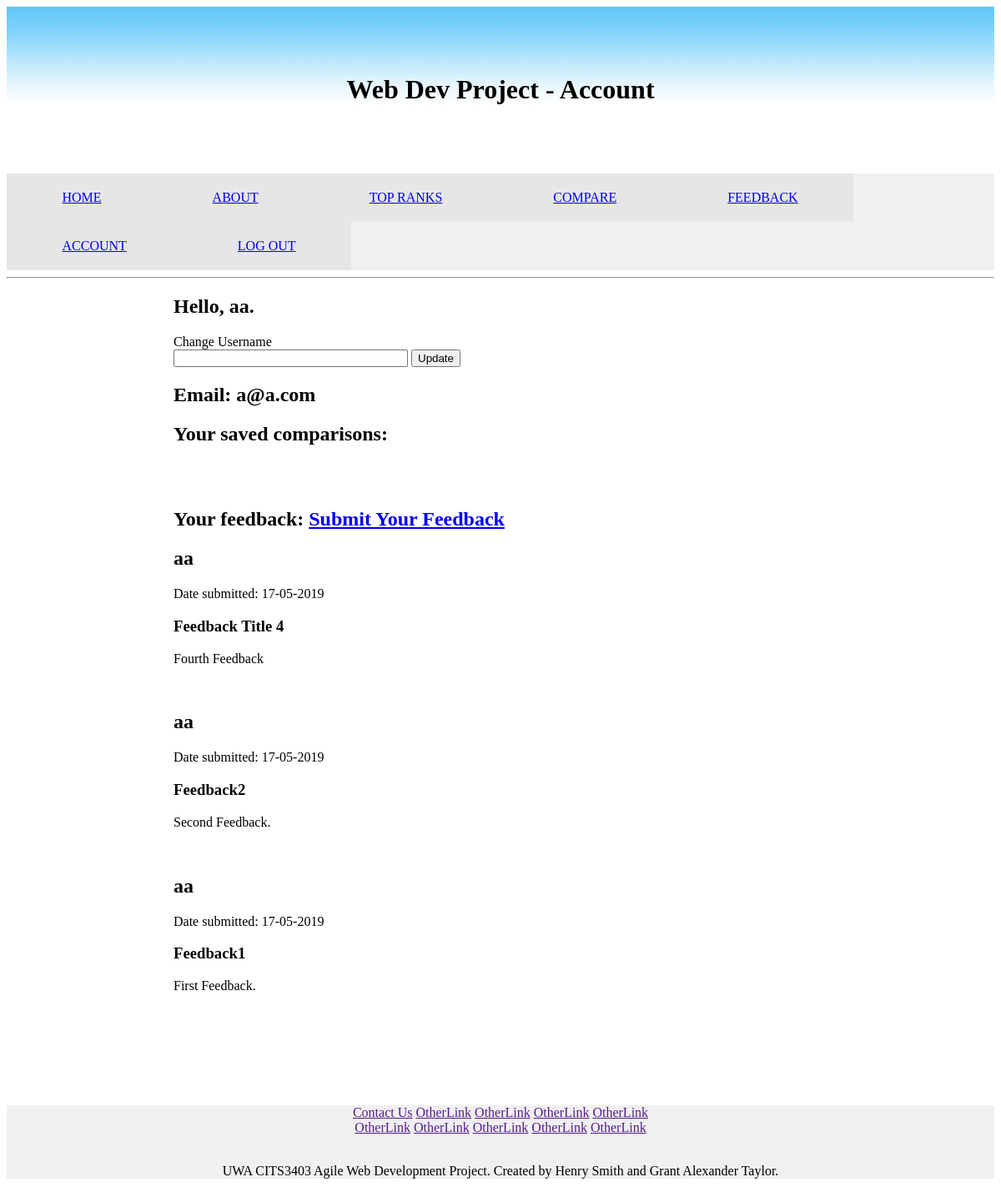
Page /account (signed in) on the committed database.
### app/models.py (models this page shows, shortened)
class User(UserMixin, db.Model):
    id = db.Column(db.Integer, primary_key=True)
    username = db.Column(db.String(64), index=True, unique=True)
    email = db.Column(db.String(120), index=True, unique=True)
    password_hash = db.Column(db.String(128))
    admin = db.Column(db.Boolean)
    feedback = db.relationship('Feedback', backref='user', lazy=True)

class Feedback(db.Model):
    id = db.Column(db.Integer, primary_key=True)
    uid = db.Column(db.Integer, db.ForeignKey('user.id'))
    timestamp = db.Column(db.DateTime, index=True, default=datetime.utcnow)
    title = db.Column(db.String())
    text = db.Column(db.Text)

### app/routes.py (the view)
@app.route("/account", methods=['GET', 'POST'])
@login_required
def account():
    form = UpdateUsernameForm()
    if form.validate_on_submit():
        current_user.username = form.username.data
        db.session.commit()
        flash('Username changed.')
        return redirect(url_for('account'))
    feedback = Feedback.query.filter_by(user=current_user).order_by(desc(Feedback.timestamp)).limit(25).all()
    return render_template("account.html", title='Account', form=form, feedback=feedback)

### app/forms.py (shortened to what this page needs)
class UpdateUsernameForm(FlaskForm):
    username = StringField('Change Username', validators=[DataRequired(), Length(min=2, max=30)])
    submit = SubmitField('Update')

### app/models.py (called while the page is built)
@login.user_loader
def load_user(id):
    return User.query.get(int(id))

### app/templates/account.html (shortened to what this page needs)
{% extends "layout.html" %}
{% block content %}
	<h1>Hello, {{ current_user.username }}.</h1>
    <form action="" method="post">
        <p>
            {{ form.username.label }}<br>
            {{ form.username(size=32) }}
            {{ form.submit() }}
        </p>
    </form>
    <h2>Email: {{ current_user.email }}</h2>
    <h2>Your saved comparisons:</h2>
    <br>
    <br>
    <h2>Your feedback: <a href="{{ url_for('new_feedback') }}"> Submit Your Feedback </a></h2>
    {% for feed in feedback %}
    <h2>{{ feed.user.username }}</h2>
    <p>Date submitted: {{ feed.timestamp.strftime('%d-%m-%Y') }}</p>
    <h3>{{ feed.title }}</h3>
    <p>{{ feed.text }}</p>
    <br>
    {% endfor %}
{% endblock content %}

### app/static/styles/main.css (style rules this page uses)
body.template { font-style: sans-serif; }

### rows in the picture
User: username "aa", email "a@a.com"
Feedback: user.username "aa", timestamp "17-05-2019", title "Feedback Title 4", text "Fourth Feedback"
Feedback: user.username "aa", timestamp "17-05-2019", title "Feedback2", text "Second Feedback."
Feedback: user.username "aa", timestamp "17-05-2019", title "Feedback1", text "First Feedback."

### other values in the picture
{{ title }} "Account"
